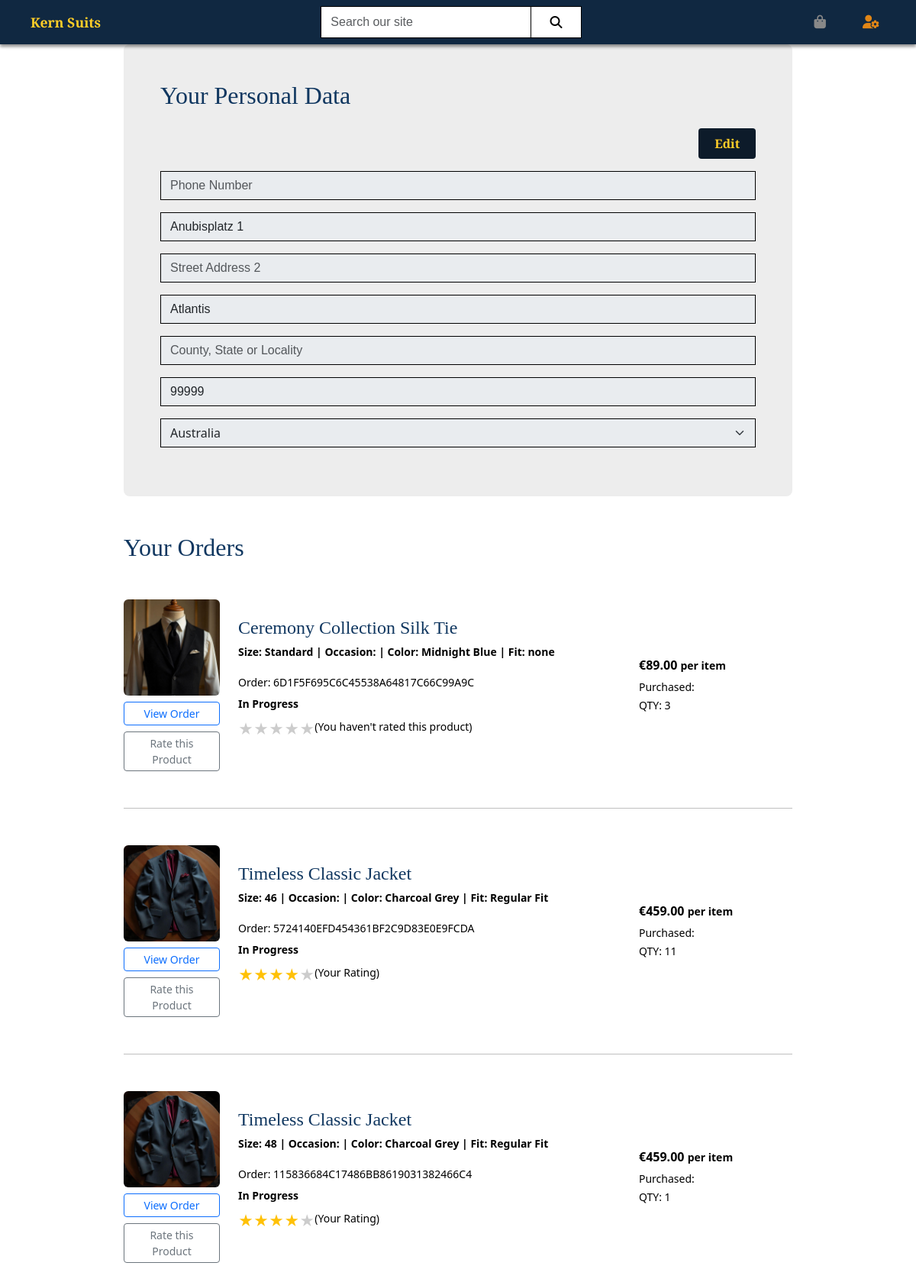
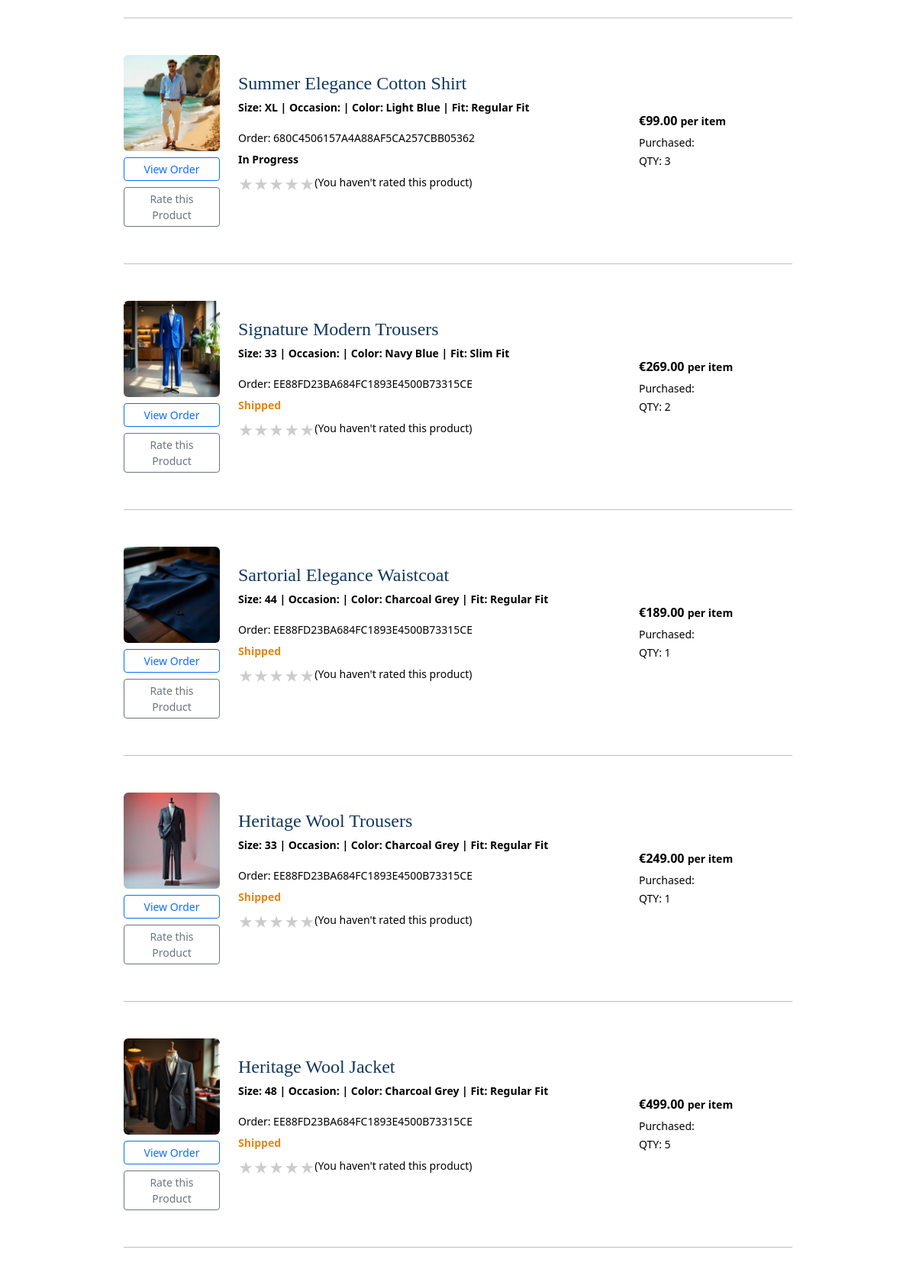
The page /user/ (signed in, upper part) on the database its author committed (2 pictures, top to bottom).
### user/models.py (models this page shows, shortened)
class UserProfile(models.Model):
    user = models.OneToOneField(User, on_delete=models.CASCADE)
    phone_number = models.CharField(max_length=20, null=True, blank=True)
    street_address1 = models.CharField(max_length=80, null=True, blank=True)
    street_address2 = models.CharField(max_length=80, null=True, blank=True)
    town_or_city = models.CharField(max_length=40, null=True, blank=True)
    county = models.CharField(max_length=80, null=True, blank=True)
    postcode = models.CharField(max_length=20, null=True, blank=True)
    country = CountryField(blank_label='Country', null=True, blank=True)

### checkout/models.py (models this page shows, shortened)
class OrderItem(models.Model):
    order = models.ForeignKey(
        Order,
        related_name='items',
        on_delete=models.CASCADE
    )
    variant = models.ForeignKey(
        ProductVariant,
        on_delete=models.PROTECT
    )
    quantity = models.PositiveIntegerField(default=1)
    price = models.DecimalField(max_digits=10, decimal_places=2)

class Order(models.Model):
    order_number = models.CharField(
        max_length=32,
        unique=True,
        editable=False
    )
    user = models.ForeignKey(
        settings.AUTH_USER_MODEL,
        on_delete=models.SET_NULL,
        null=True,
        blank=True,
        related_name='orders'
    )
    created_at = models.DateTimeField(auto_now_add=True)
    updated_at = models.DateTimeField(auto_now=True)
    status = models.CharField(
        max_length=20,
        choices=settings.STATUS_CHOICES,
        default='created'
    )
    first_name = models.CharField(max_length=100)
    last_name = models.CharField(max_length=100)
    email = models.EmailField()
    phone = models.CharField(max_length=20, blank=True)
    address_line1 = models.CharField(max_length=255)
    address_line2 = models.CharField(max_length=255, blank=True)
    postal_code = models.CharField(max_length=20)
    city = models.CharField(max_length=100)
    country = CountryField(blank_label='Country *', null=False, blank=False)
    total_amount = models.DecimalField(max_digits=10, decimal_places=2, default=0.00)
    delivery_costs = models.DecimalField(max_digits=10, decimal_places=2, default=0.00)
    grand_total = models.DecimalField(max_digits=10, decimal_places=2, default=0.00)
    stripe_pid = models.CharField(max_length=255, blank=True, null=True)
    original_bag = models.TextField(blank=True, null=True)

### products/models.py (models this page shows, shortened)
class ProductVariant(models.Model):
    product = models.ForeignKey(Product, related_name="variants", on_delete=models.CASCADE)
    size = models.ForeignKey(Size, on_delete=models.PROTECT)
    fit = models.ForeignKey(Fit, on_delete=models.PROTECT)
    color = models.ForeignKey(Color, on_delete=models.PROTECT)
    sku = models.CharField(max_length=50, unique=True)
    stock = models.PositiveIntegerField(default=0)
    price = models.DecimalField(max_digits=8, decimal_places=2, null=True, blank=True)
    is_active = models.BooleanField(default=True)

class Product(models.Model):
    category = models.ForeignKey(Category, related_name="products", on_delete=models.PROTECT)
    occasion = models.ForeignKey(Occasion, related_name="products", on_delete=models.PROTECT)
    series = models.ForeignKey(Series, related_name="products", on_delete=models.PROTECT)
    name = models.CharField(max_length=255)
    slug = models.SlugField(unique=True)
    description = models.TextField(blank=True)
    fabric = models.CharField(max_length=100)
    is_active = models.BooleanField(default=True)
    image_url = models.URLField(max_length=1024, null=True, blank=True)
    image = models.ImageField(upload_to="products/", null=True, blank=True)
    rating = models.DecimalField(max_digits=6, decimal_places=2, null=True, blank=True)

class Size(models.Model):
    name = models.CharField(max_length=40)
    kind = models.CharField(max_length=40)
    def __str__(self):
        return self.name

class Color(models.Model):
    name = models.CharField(max_length=40, unique=True)
    slug = models.SlugField(max_length=40, unique=True)
    hex_code = models.CharField(max_length=10)
    def __str__(self):
        return self.name

class Fit(models.Model):
    name = models.CharField(max_length=40, unique=True)
    slug = models.SlugField(max_length=40, unique=True)
    def __str__(self):
        return self.name

### user/views.py (the view)
# urls.py: path('', views.profile, name='profile'),
@login_required
def profile(request):
    profile = get_object_or_404(UserProfile, user=request.user)
    if request.method == 'POST':
        form = UserProfileForm(request.POST, instance=profile)
        if form.is_valid():
            form.save()
            messages.success(request, "New profile data saved!")
    else:
        form = UserProfileForm(instance=profile)
    order_items = (
        OrderItem.objects.filter(order__user=request.user)
        .select_related(
            'order',
            'variant__product',
            'variant__size',
            'variant__product__occasion',
            'variant__color',
            'variant__fit'
        )
        .order_by('-order__created_at')
    )
    today = date.today()
    order_items_with_status = []
    for item in order_items:
        order_date = item.order.created_at.date() if item.order.created_at else today
        days_since_order = (today - order_date).days
        if days_since_order >= 3:
            status = "Delivered"
        elif days_since_order >= 1:
            status = "Shipped"
        else:
            status = "In Progress"
        item.delivery_status = status
        order_items_with_status.append(item)
    user_reviews = (
        Review.objects
        .filter(user=request.user)
        .select_related("product")
    )
    review_map = {r.product_id: r for r in user_reviews}
    for item in order_items:
        item.rating = review_map.get(item.variant.product_id)
    context = {
        'form': form,
        'order_items': order_items_with_status,  # manually calculated status
    }
    return render(request, 'user/profile.html', context)

### user/forms.py
class UserProfileForm(forms.ModelForm):
    class Meta:
        model = UserProfile
        exclude = ('user',)
    def __init__(self, *args, **kwargs):
        super().__init__(*args, **kwargs)
        placeholders = {
            'phone_number': 'Phone Number',
            'postcode': 'Postal Code',
            'town_or_city': 'Town or City',
            'street_address1': 'Street Address 1',
            'street_address2': 'Street Address 2',
            'county': 'County, State or Locality',
        }
        self.fields['phone_number'].widget.attrs['autofocus'] = True
        for field in self.fields:
            if field != 'country':
                if self.fields[field].required:
                    placeholder = f'{placeholders[field]} *'
                else:
                    placeholder = placeholders[field]
                self.fields[field].widget.attrs['placeholder'] = placeholder
            self.fields[field].widget.attrs['class'] = 'border-black rounded-0 profile-form-input'
            self.fields[field].label = False

### bag/contexts.py (called while the page is built, shortened)
def bag_contents(request):
    bag = request.session.get("bag", {})
    bag_items = []
    total = 0
    variant_count = 0
    delivery_cost = 0
    context = {
        "bag_items": bag_items,
        "grand_total": total,
        "variant_count": variant_count,
        "delivery_cost": delivery_cost,
    }
    return context

### user/templates/user/profile.html (shortened to what this page needs)
{% extends "user/base.html" %}
{% load static %}
{% load crispy_forms_tags %}
{% block extra_css %}
    <link rel="stylesheet" href="{% static 'user/css/profile.css' %}">
{% endblock %}
{% block content %}
<main>
<div class="container ">
    <div class="p-3 p-md-5 mb-5 personal-data-container">
        <h2 class="mb-4">Your Personal Data</h2>
        <form method="POST" action="{% url 'profile' %}" id="profile-form">
            <div class="d-flex justify-content-end mb-3">
                <button id="editButton" type="button" class="btn btn-dark">Edit</button>
            </div>
            {{ form|crispy }}
        </form>
    </div>
    <h2 class="mb-4">Your Orders</h2>
    {% for item in order_items %}
    <div class="row py-4 align-items-center">
        <div class="col-12 col-md-2 order-2 order-md-1" id="image-container">
            <a href="{% url 'product_details' item.variant.product.id %}">
                <img src="{{ item.variant.product.image.url }}" alt="{{ item.variant.product.name }}" class="img-fluid rounded">
            </a>
            <div class="mt-2">
                <a href="{% url 'order_details' order_id=item.order.id %}" class="btn btn-outline-primary btn-sm mb-2 w-100">View Order</a>
                <a href="{% url 'edit_review' item.variant.product.id %}" class="btn btn-outline-secondary btn-sm w-100">Rate this Product</a>
            </div>
        </div>
        <div class="col-12 col-md-7 order-1 order-md-2">
            <h4 class="mb-1">{{ item.variant.product.name }}</h4>
            <small>
                <strong>
                Size: {{ item.variant.size }} |
                Occasion: {{ item.variant.occasion }} |
                Color: {{ item.variant.color }} |
                Fit: {{ item.variant.fit }}
                </strong>
            </small>
            <div class="mt-3 ">
                <small>Order: {{ item.order.order_number }}</small>
            </div>
            <div class="mt-1">
                {% if item.delivery_status == "Shipped" %}
                    <small class="fw-bold text-admin">Shipped</small>
                {% elif item.delivery_status == "Delivered" %}
                    <small class="fw-bold text-success">Delivered</small>
                {% elif item.delivery_status == "In Progress" %}
                    <small class="fw-bold ">In Progress</small>
                {% else %}
                    <small class="text-danger">{{ item.delivery_status|capfirst }}</small>
                {% endif %}
            </div>
            <div class="d-flex mt-2 mb-3">
                {% if item.rating %}
                    {% for i in "12345" %}
                        {% if item.rating.rating|floatformat:"0" >= i %}
                            <span class="star filled">&#9733;</span>
                        {% else %}
                            <span class="star empty">&#9733;</span>
                        {% endif %}
                    {% endfor %}
                    <small>(Your Rating)</small>
                {% else %}
                    {% for i in "12345" %}
                        <span class="star empty">&#9733;</span>
                    {% endfor %}
                    <small>(You haven't rated this product)</small>
                {% endif %}
            </div>
        </div>
        <div class="col-12 col-md-3 mt-3 mt-md-0 d-flex flex-column justify-content-between order-3">
            <div>
                <div class="fw-bold mb-1">€{{ item.price }} <small>per item</small></div>
                <small>Purchased: {{ item.created_at|date:"Y-m-d" }}</small><br>
                <small>QTY: {{ item.quantity }}</small>
            </div>
        </div>
    </div>
    <hr class="my-4">
    {% empty %}
    <p>You have no orders yet.</p>
    {% endfor %}
</div>
</main>
{% endblock %}

### user/static/user/css/base.css (style rules this page uses)
[data-theme] body { background-color: var(--bgDefault2); }

### user/static/user/css/profile.css (style rules this page uses)
[data-theme] body { background-color: var(--bgDefault); }
[data-theme] main { padding-top: var(--nav-height); width: 100%; margin-top: 0; }
[data-theme] main > div { max-width: 900px; padding-top: }
[data-theme] .personal-data-container { border-radius: 0.5rem; background-color: var(--bgDefault2); padding: 0 20px; }
.star { font-size: 1.2rem; color: #ccc; }
.star.filled { color: #ffc107; }

### static/css/themes.css (style rules this page uses)
:root { --text1: #000000; --text2: #0d1b2a; --text3: #102841; --text-admin: #e18616; --title1: #0a2540; --title2: #103760; --link: #1573d7; --link-hover: #298bf3; --bgDefault: #ffffff; --bgDefault2: #ededed; --bgcontrast: #102841; --act1-bg: #ffbe3b; --act1-text: #0d1b2a; --act1-border: #c89e2d; --act1-bg-hover: #0d1b2a; --act1-text-hover: #f3c83c; --act2-bg: #0d1b2a; --act2-text: #ffcd28; --act2-bg-hover: #d4af37; --act2-text-hover: #0d1b2a; --color1: #102841; --color3: #d4af37; --color4: #c89e2d; --color5: #f2f2f2; --nav-bg: #102841; --nav-title: #ffffff; --nav-link: #ffcd28; --nav-link-hover: #ffffff; --nav-icon: rgb(136, 136, 136); }
* { color: var(--text1); }
[data-theme] .text-admin { color: var(--text-admin); }
a { color: var(--link); text-decoration: none; font-weight: 500; }
.btn-dark { display: inline-block; padding: 0.5rem 1.3rem; background: var(--act2-bg); color: var(--act2-text); border: none; text-decoration: none; border-radius: 4px; font-weight: bold; transition: background-color 0.3s ease; font-family: "Cinzel", serif; }
[data-theme] form input { font-family: "Calibry", sans-serif; }

### static/css/layout.css (style rules this page uses)
:root { --nav-height: 58px; --padding-horizontal: 15px; }
* { margin: 0; padding: 0; }
h1, h2, h3, h4, h5, h6 { color: var(--title2); font-family: 'Cinzel', serif; }
main, [data-theme] .main { margin-top: var(--nav-height); align-self: flex-start; }
.row { height: 100%; }
@media (min-width:992px) { .row * { margin-top: 0; } }

### rows shown on the page
UserProfile: street_address1 "Anubisplatz 1", town_or_city "Atlantis", postcode "99999", country "Australia"
OrderItem: variant.product.image (picture), variant.product.name "Ceremony Collection Silk Tie", variant.size "Standard", variant.color "Midnight Blue", variant.fit "none", order.order_number "6D1F5F695C6C45538A64817C66C99A9C", shows "In Progress", shows "(You haven't rated this product)", price "89.00", quantity "3"
OrderItem: variant.product.image (picture), variant.product.name "Timeless Classic Jacket", variant.size "46", variant.color "Charcoal Grey", variant.fit "Regular Fit", order.order_number "5724140EFD454361BF2C9D83E0E9FCDA", shows "In Progress", shows "(Your Rating)", price "459.00", quantity "11"
OrderItem: variant.product.image (picture), variant.product.name "Timeless Classic Jacket", variant.size "48", variant.color "Charcoal Grey", variant.fit "Regular Fit", order.order_number "115836684C17486BB8619031382466C4", shows "In Progress", shows "(Your Rating)", price "459.00", quantity "1"
OrderItem: variant.product.image (picture), variant.product.name "Summer Elegance Cotton Shirt", variant.size "XL", variant.color "Light Blue", variant.fit "Regular Fit", order.order_number "680C4506157A4A88AF5CA257CBB05362", shows "In Progress", shows "(You haven't rated this product)", price "99.00", quantity "3"
OrderItem: variant.product.image (picture), variant.product.name "Signature Modern Trousers", variant.size "33", variant.color "Navy Blue", variant.fit "Slim Fit", order.order_number "EE88FD23BA684FC1893E4500B73315CE", shows "Shipped", shows "(You haven't rated this product)", price "269.00", quantity "2"
OrderItem: variant.product.image (picture), variant.product.name "Sartorial Elegance Waistcoat", variant.size "44", variant.color "Charcoal Grey", variant.fit "Regular Fit", order.order_number "EE88FD23BA684FC1893E4500B73315CE", shows "Shipped", shows "(You haven't rated this product)", price "189.00", quantity "1"
OrderItem: variant.product.image (picture), variant.product.name "Heritage Wool Trousers", variant.size "33", variant.color "Charcoal Grey", variant.fit "Regular Fit", order.order_number "EE88FD23BA684FC1893E4500B73315CE", shows "Shipped", shows "(You haven't rated this product)", price "249.00", quantity "1"
OrderItem: variant.product.image (picture), variant.product.name "Heritage Wool Jacket", variant.size "48", variant.color "Charcoal Grey", variant.fit "Regular Fit", order.order_number "EE88FD23BA684FC1893E4500B73315CE", shows "Shipped", shows "(You haven't rated this product)", price "499.00", quantity "5"
